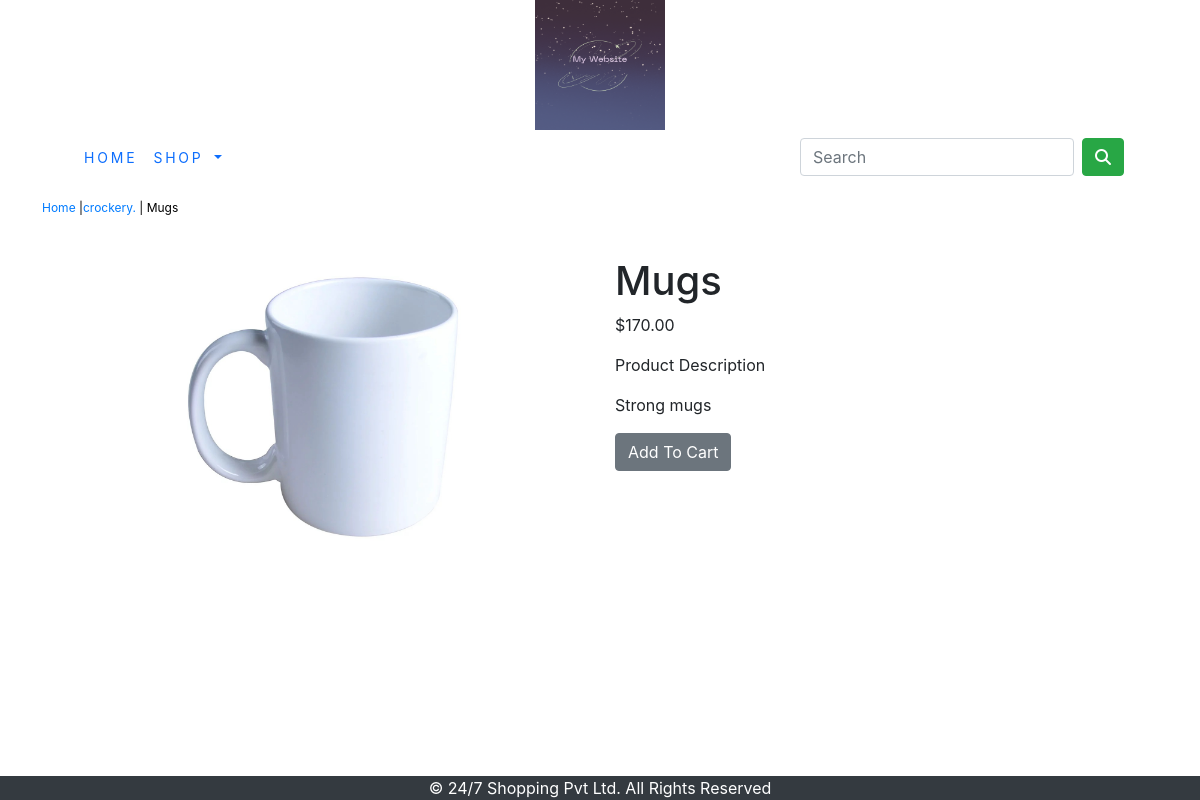
The page /shop/crockery/mugs/ on the database its author committed.
### shop/models.py (models this page shows, shortened)
class Product(models.Model):
    name=models.CharField(max_length=250,unique=True)
    slug=models.SlugField(max_length=250,unique=True)
    description=models.TextField(blank=True)
    price=models.DecimalField(max_digits=10,decimal_places=2)
    category=models.ForeignKey(Category,on_delete=models.CASCADE)
    image=models.ImageField(upload_to='product',blank=True)
    stock=models.IntegerField()
    available=models.BooleanField(default=True)
    created=models.DateTimeField(auto_now_add=True)
    updated=models.DateTimeField(auto_now=True)
    class Meta:
        ordering=('name',)
        verbose_name='product'
        verbose_name_plural='products'

class Category(models.Model):
    name=models.CharField(max_length=250,unique=True)
    slug=models.SlugField(max_length=250,unique=True)
    description=models.TextField(blank=True)
    image=models.ImageField(upload_to='category',blank=True)
    class Meta:
        ordering=('name',)
        verbose_name='category'
        verbose_name_plural='categories'
    def get_url(self):
        return reverse('shop:products_by_category',args=[self.slug])
    def __str__(self):
        return '{}'.format(self.name)

### shop/views.py (the view)
# urls.py: path('<slug:c_slug>/<slug:product_slug>/', views.proDetail,name='prodCatdetail'),
def proDetail(request,c_slug,product_slug):
    try:
        product=Product.objects.get(category__slug=c_slug,slug=product_slug)
    except Exception as e:
        return e
    return  render(request,'product.html',{'product':product})

### cart/context_processors.py (called while the page is built)
def counter(request):
    item_count=0
    if 'admin' in request.path:
        return  {}
    else:
        try:
            cart=Cart.objects.filter(cart_id=_cart_id(request))
            cart_items=CartItem.objects.all().filter(cart=cart[:1])
            for cart_item in cart_items:
                item_count += cart_item.quantity
        except Cart.DoesNotExist:
            item_count =0
    return dict(item_count=item_count)

### cart/views.py (called while the page is built)
def _cart_id(request):
    cart=request.session.session_key
    if not cart:
        cart=request.session.create()
    return cart

### shop/context_processors.py (called while the page is built)
def menu_links(request):
    links=Category.objects.all()
    return dict(links=links)

### templates/product.html (shortened to what this page needs)
{% extends 'base.html' %}
{% load static %}
{% block content %}
<div class="row my_prod_row_class">
    <div class="mx_auto">
        <p><a href="{% url 'shop:allProdCat' %}">Home</a> |<a href="{{product.category.get_url}}">{{product.category}}</a> | {{product.name}}</p>
    </div>
</div>
<div class="container">
<br>
<div class="row">
    <div class="col-12 col-sm-12 col-md-12 col-lg-6 text-center">
        <div style="min-width:18rem;">
            <img src="{{product.image.url}}" alt="{{product.name}}" width="300px">
        </div>
    </div>
        <div class="col-12 col-sm-12 col-md-12 col-lg-6">
            <div>
            <h1 class="my_prod_title">{{product.name}}</h1>
            <p>${{product.price}}</p>
            <p class="my_title">Product Description</p>
            <p class="text-justify my_prod_text">{{product.description}}</p>
            {% if product.stock <= 0 %}
            <p class="text-justify my_prod_text"><b>Out Of Stock</b></p>
            {% else %}
            <a class="btn btn-secondary" href="{% url 'cart:add_cart' product.id %}">Add To Cart</a>
            {% endif %}
            </div>
        </div>
    </div>
</div>
{% endblock %}

### static/css/custom.css (style rules this page uses)
body { font family :"Robots", sans-serif; }
.my_prod_row_class { padding-top:15px; padding-bottom::20px; }
.my_prod_row_class .mx_auto { color:#000; font-size:12px; text-description:none; }
.my_prod_text { padding-right:20px; }

### rows shown on the page
Product: category "crockery.", name "Mugs", image (picture), price "170.00", description "Strong mugs"
